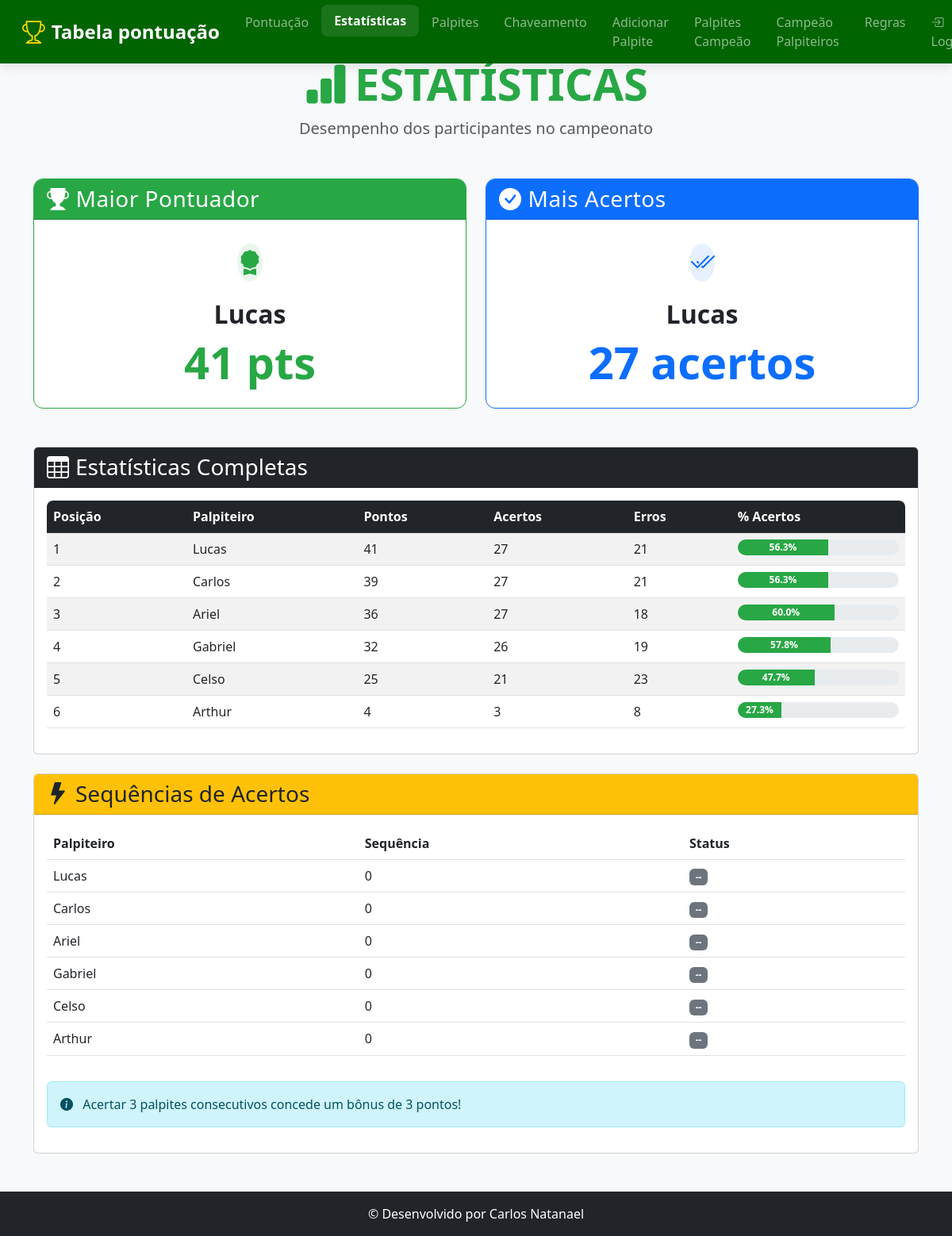
Page /estatisticas on the earlier database version.
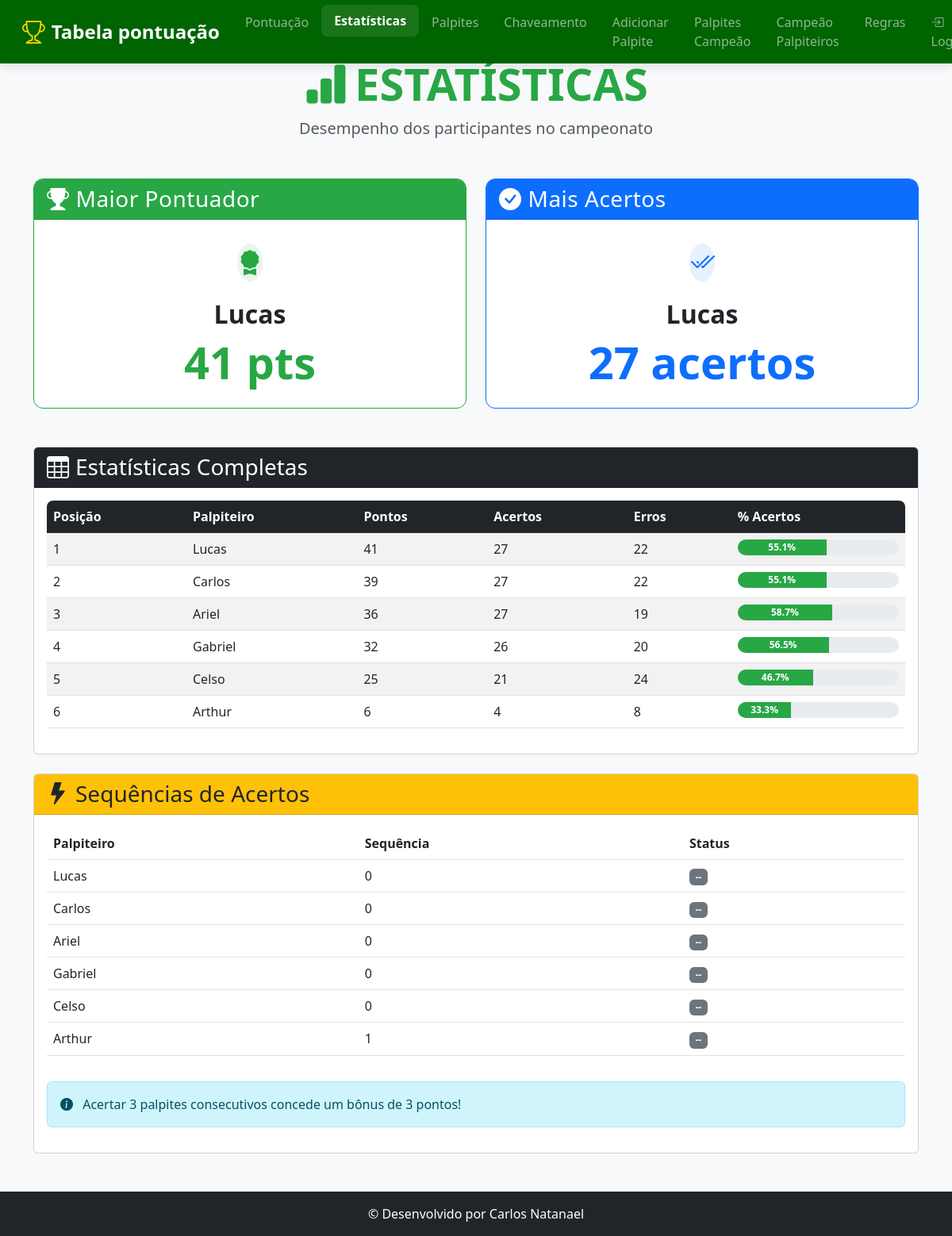
Same page on the later database version.
### tables this page shows
CREATE TABLE pontuacao (
        id INTEGER PRIMARY KEY AUTOINCREMENT,
        posicao INTEGER,
        nome TEXT UNIQUE,
        pontos INTEGER DEFAULT 0,
        acertos INTEGER DEFAULT 0,
        erros INTEGER DEFAULT 0
    , pontos_bonus INTEGER DEFAULT 0);

### app.py (the view)
@app.route('/estatisticas')
def estatisticas():
    conn = get_db()
    estatisticas_completas = conn.execute('''
        SELECT nome, pontos, acertos, erros,
               CASE WHEN (acertos + erros) = 0 THEN 0.0 ELSE ROUND((acertos * 100.0 / (acertos + erros)), 1) END as percentual_acertos
        FROM pontuacao ORDER BY pontos DESC, acertos DESC
    ''').fetchall()
    maior_pontuador = estatisticas_completas[0] if estatisticas_completas else None
    quem_acertou_mais = sorted(estatisticas_completas, key=lambda x: x['acertos'], reverse=True)[0] if estatisticas_completas else None
    rodada_atual_row = conn.execute("SELECT MAX(rodada) as rodada FROM palpites WHERE status != 'Pendente'").fetchone()
    rodada_atual_bonus = rodada_atual_row['rodada'] if rodada_atual_row and rodada_atual_row['rodada'] else 0
    sequencias_info = defaultdict(int)
    if rodada_atual_bonus > 0:
        palpites_rodada_atual = conn.execute("""
            SELECT p.nome, p.status, j.data_hora FROM palpites p
            JOIN jogos j ON p.game_id = j.id
            WHERE p.status != 'Pendente' AND p.rodada = ?
            ORDER BY p.nome, j.data_hora
        """, (rodada_atual_bonus,)).fetchall()
        for jogador in estatisticas_completas:
            nome = jogador['nome']
            palpites_do_jogador_na_rodada = [p for p in palpites_rodada_atual if p['nome'] == nome]
            sequencia_atual = 0
            for palpite in palpites_do_jogador_na_rodada:
                if "Erro" not in palpite['status']:
                    sequencia_atual += 1
                else:
                    sequencia_atual = 0
            sequencias_info[nome] = sequencia_atual
    sequencias_para_template = []
    for jogador in estatisticas_completas:
        nome = jogador['nome']
        max_streak = sequencias_info[nome]
        sequencias_para_template.append({
            'nome': nome,
            'sequencia': max_streak,
            'bonus': '🔥 Bônus Disponível!' if max_streak >= 3 else '--'
        })
    print(f"\n[LOG - estatisticas]: Rodada atual para cálculo de bônus: {rodada_atual_bonus}")
    print(f"[LOG - estatisticas]: Estatísticas carregadas para {len(estatisticas_completas)} jogadores.\n")
    return render_template('estatisticas.html',
                           maior_pontuador=maior_pontuador,
                           quem_acertou_mais=quem_acertou_mais,
                           estatisticas_completas=estatisticas_completas,
                           sequencias=sequencias_para_template,
                           rodada_atual_bonus=rodada_atual_bonus)

### app.py (called while the page is built)
def get_db():
    if 'db' not in g:
        g.db = sqlite3.connect('palpites.db', timeout=10)
        g.db.row_factory = sqlite3.Row
    return g.db

### templates/estatisticas.html (shortened to what this page needs)
<!DOCTYPE html>
<html lang="pt">
<head>
    <link href="https://cdn.jsdelivr.net/npm/bootstrap@5.3.0/dist/css/bootstrap.min.css" rel="stylesheet">
    <link rel="stylesheet" href="https://cdn.jsdelivr.net/npm/bootstrap-icons@1.10.0/font/bootstrap-icons.css">
    <link rel="stylesheet" href="{{ url_for('static', filename='esta.css') }}">
</head>
<body>
    <header>
        <nav class="navbar navbar-expand-lg navbar-dark fixed-top" style="background-color: #006400 !important;">
            <div class="container-fluid">
                <a class="navbar-brand d-flex align-items-center" href="{{ url_for('index') }}">
                    <i class="bi bi-trophy me-2"></i>
                    <span>Tabela pontuação</span>
                </a>
                <div class="collapse navbar-collapse" id="navbarNav">
                    <ul class="navbar-nav mx-auto">
                        <li class="nav-item"><a class="nav-link" href="{{ url_for('index') }}">Pontuação</a></li>
                        <li class="nav-item"><a class="nav-link active" href="{{ url_for('estatisticas') }}">Estatísticas</a></li>
                        <li class="nav-item"><a class="nav-link" href="{{ url_for('exibir_palpites') }}">Palpites</a></li>
                        <li class="nav-item"><a class="nav-link" href="{{ url_for('chaveamento') }}">Chaveamento</a></li>
                        <li class="nav-item"><a class="nav-link" href="{{ url_for('adicionar_palpites') }}">Adicionar Palpite</a></li>
                        <li class="nav-item"><a class="nav-link" href="{{ url_for('ver_palpites_campeao') }}">Palpites Campeão</a></li>
                        <li class="nav-item"><a class="nav-link" href="{{ url_for('campeao_geral') }}">Campeão Palpiteiros</a></li>
                        <li class="nav-item"><a class="nav-link" href="{{ url_for('regra') }}">Regras</a></li>
                    </ul>
                    <ul class="navbar-nav">
                        {% if session.logged_in %}
                        <li class="nav-item dropdown">
                            <a class="nav-link dropdown-toggle" href="#" id="navbarDropdownAdmin" role="button" data-bs-toggle="dropdown" aria-expanded="false">
                                <i class="bi bi-gear-fill me-1"></i>Admin
                            </a>
                            <ul class="dropdown-menu dropdown-menu-end" aria-labelledby="navbarDropdownAdmin">
                                <li><a class="dropdown-item" href="{{ url_for('admin_dashboard') }}">Painel Admin</a></li>
                                <li><hr class="dropdown-divider"></li>
                                <li><a class="dropdown-item" href="{{ url_for('logout') }}">Sair</a></li>
                            </ul>
                        </li>
                        {% else %}
                        <li class="nav-item">
                            <a class="nav-link" href="{{ url_for('login') }}">
                                <i class="bi bi-box-arrow-in-right me-1"></i>Login
                            </a>
                        </li>
                        {% endif %}
                    </ul>
                </div>
            </div>
        </nav>
    </header>
    <main class="container py-5 mt-4">
        <div class="text-center mb-5">
            <h1 class="display-4 fw-bold text-success">
                <i class="bi bi-bar-chart-fill me-2"></i>ESTATÍSTICAS
            </h1>
            <p class="lead text-muted">Desempenho dos participantes no campeonato</p>
        </div>
        <div class="row g-4 mb-5">
            <div class="col-md-6">
                <div class="card stat-card h-100 border-success">
                    <div class="card-header bg-success text-white">
                        <h3 class="card-title mb-0">
                            <i class="bi bi-trophy-fill me-2"></i>Maior Pontuador
                        </h3>
                    </div>
                    <div class="card-body text-center py-4">
                        {% if maior_pontuador %}
                        <div class="avatar-lg mb-3 mx-auto">
                            <div class="avatar-title bg-success bg-opacity-10 text-success rounded-circle fs-2">
                                <i class="bi bi-award-fill"></i>
                            </div>
                        </div>
                        <h2 class="fw-bold">{{ maior_pontuador.nome }}</h2>
                        <div class="display-4 fw-bold text-success">{{ maior_pontuador.pontos }} pts</div>
                        {% else %}
                        <div class="text-muted">Nenhum dado disponível</div>
                        {% endif %}
                    </div>
                </div>
            </div>
            <div class="col-md-6">
                <div class="card stat-card h-100 border-primary">
                    <div class="card-header bg-primary text-white">
                        <h3 class="card-title mb-0">
                            <i class="bi bi-check-circle-fill me-2"></i>Mais Acertos
                        </h3>
                    </div>
                    <div class="card-body text-center py-4">
                        {% if quem_acertou_mais %}
                        <div class="avatar-lg mb-3 mx-auto">
                            <div class="avatar-title bg-primary bg-opacity-10 text-primary rounded-circle fs-2">
                                <i class="bi bi-check2-all"></i>
                            </div>
                        </div>
                        <h2 class="fw-bold">{{ quem_acertou_mais.nome }}</h2>
                        <div class="display-4 fw-bold text-primary">{{ quem_acertou_mais.acertos }} acertos</div>
                        {% else %}
                        <div class="text-muted">Nenhum dado disponível</div>
                        {% endif %}
                    </div>
                </div>
            </div>
        </div>
        <div class="card mb-4">
            <div class="card-header bg-dark text-white">
                <h3 class="card-title mb-0">
                    <i class="bi bi-table me-2"></i>Estatísticas Completas
                </h3>
            </div>
            <div class="card-body">
                <div class="table-responsive">
                    <table class="table table-striped table-hover">
                        <thead class="table-dark">
                            <tr>
                                <th>Posição</th>
                                <th>Palpiteiro</th>
                                <th>Pontos</th>
                                <th>Acertos</th>
                                <th>Erros</th>
                                <th>% Acertos</th>
                            </tr>
                        </thead>
                        <tbody>
                            {% for estatistica in estatisticas_completas %}
                            <tr>
                                <td>{{ loop.index }}</td>
                                <td>{{ estatistica.nome }}</td>
                                <td>{{ estatistica.pontos }}</td>
                                <td>{{ estatistica.acertos }}</td>
                                <td>{{ estatistica.erros }}</td>
                                <td>
                                    <div class="progress" style="height: 20px;">
                                        <div class="progress-bar bg-success" style="width: {{ estatistica.percentual_acertos or 0 }}%">
                                            {{ estatistica.percentual_acertos or 0 }}%
                                        </div>
                                    </div>
                                </td>
                            </tr>
                            {% endfor %}
                        </tbody>
                    </table>
                </div>
            </div>
        </div>
        <div class="card">
            <div class="card-header bg-warning text-dark">
                <h3 class="card-title mb-0">
                    <i class="bi bi-lightning-fill me-2"></i>Sequências de Acertos
                </h3>
            </div>
            <div class="card-body">
                <div class="table-responsive">
                    <table class="table table-hover">
                        <thead>
                            <tr>
                                <th>Palpiteiro</th>
                                <th>Sequência</th>
                                <th>Status</th>
                            </tr>
                        </thead>
                        <tbody>
                            {% for seq in sequencias %}
                            <tr class="{{ 'table-success' if seq.sequencia >= 3 }}">
                                <td>{{ seq.nome }}</td>
                                <td>{{ seq.sequencia }}</td>
                                <td>
                                    {% if seq.sequencia >= 3 %}
                                    <span class="badge bg-warning text-dark pulse">{{ seq.bonus }}</span>
                                    {% else %}
                                    <span class="badge bg-secondary">{{ seq.bonus }}</span>
                                    {% endif %}
                                </td>
                            </tr>
                            {% endfor %}
                        </tbody>
                    </table>
                </div>
                <div class="alert alert-info mt-3">
                    <i class="bi bi-info-circle-fill me-2"></i>
                    Acertar 3 palpites consecutivos concede um bônus de 3 pontos!
                </div>
            </div>
        </div>
    </main>
    <footer class="bg-dark text-white py-3 mt-auto">
        <div class="container text-center">
            <p class="mb-0">© Desenvolvido por Carlos Natanael</p>
        </div>
    </footer>
</body>
</html>

### static/esta.css (style rules this page uses)
:root { --bs-success-rgb: 40, 167, 69; --bs-primary-rgb: 13, 110, 253; --bs-info-rgb: 23, 162, 184; --trophy-gold: #ffd700; }
body { background-color: #f8f9fa; font-family: 'Segoe UI', system-ui, -apple-system, sans-serif; }
.stat-card { transition: transform 0.3s ease, box-shadow 0.3s ease; border-radius: 0.75rem; overflow: hidden; }
.stat-card .card-header { font-weight: 600; letter-spacing: 0.5px; }
.avatar-lg { width: 60px; height: 60px; display: flex; align-items: center; justify-content: center; }
.table-responsive { border-radius: 0.5rem; overflow: hidden; }
.progress { border-radius: 10px; }
.progress-bar { font-size: 0.75rem; font-weight: 600; }
header { padding: 0; box-shadow: none; border-bottom: none; }
.navbar { background-color: var(--primary-color) !important; box-shadow: 0 4px 12px rgba(0, 0, 0, 0.1); padding: 0.5rem 1rem; }
.navbar-brand { font-weight: 700; font-size: 1.5rem; display: flex; align-items: center; }
.navbar-brand i { font-size: 1.8rem; color: var(--trophy-gold); }
.nav-link { font-weight: 500; padding: 0.5rem 1rem !important; transition: all 0.3s ease; border-radius: 0.5rem; }
.nav-link:hover, .nav-link.active { background-color: rgba(255, 255, 255, 0.1) !important; transform: translateY(-2px); }
.nav-link.active { font-weight: 600; }
main { padding-top: calc(var(--navbar-height) + 20px); flex: 1; }

Differences in the rows shown:
changed pontuacao "Lucas": erros "21" → "22"; {{ estatistica.percentual_acertos or 0 }} 56.3 → 55.1 (drawn); percentual_acertos "56.3" → "55.1"
changed pontuacao "Carlos": erros "21" → "22"; {{ estatistica.percentual_acertos or 0 }} 56.3 → 55.1 (drawn); percentual_acertos "56.3" → "55.1"
changed pontuacao "Ariel": erros "18" → "19"; {{ estatistica.percentual_acertos or 0 }} 60.0 → 58.7 (drawn); percentual_acertos "60.0" → "58.7"
changed pontuacao "Gabriel": erros "19" → "20"; {{ estatistica.percentual_acertos or 0 }} 57.8 → 56.5 (drawn); percentual_acertos "57.8" → "56.5"
changed pontuacao "Celso": erros "23" → "24"; {{ estatistica.percentual_acertos or 0 }} 47.7 → 46.7 (drawn); percentual_acertos "47.7" → "46.7"
changed pontuacao "Arthur": pontos "4" → "6"; acertos "3" → "4"; {{ estatistica.percentual_acertos or 0 }} 27.3 → 33.3 (drawn); percentual_acertos "27.3" → "33.3"; sequencia "0" → "1"
